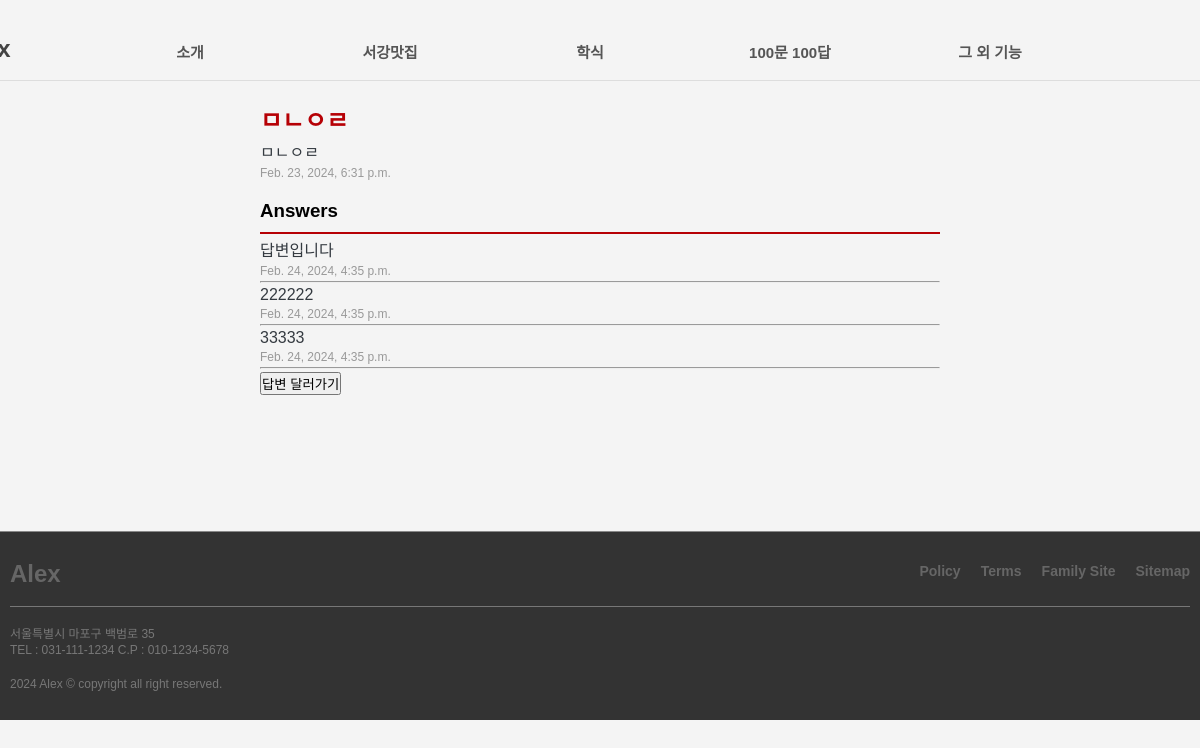
The app's page /QandA/20/ with its own data.
### QandA/models.py (models this page shows)
class Question(models.Model):
  title = models.CharField(max_length=255)
  content = models.TextField()
  created_at = models.DateTimeField(auto_now_add=True)

class Answer(models.Model):
  question = models.ForeignKey(Question, on_delete=models.CASCADE)
  content = models.TextField()
  created_at = models.DateTimeField(auto_now_add=True)

### QandA/views.py (the view)
# urls.py: path('<int:question_id>/', question_detail, name='question_detail'),
def question_detail(request, question_id):
  question = get_object_or_404(Question, pk=question_id)
  answers = Answer.objects.filter(question=question)
  return render(request, 'QandA/question_detail.html', {'question': question, 'answers': answers})

### QandA/templates/QandA/question_detail.html (shortened to what this page needs)
<!DOCTYPE html>
{% load static %}
<html lang="ko">
<head>
  <link rel="stylesheet" href="{% static 'css/question_detail.css' %}">
</head>
<body>
  <header>
    <div class="inner">
        <h1><a href="{% url 'home' %}">Alex</a></h1>
        <ul id="gnb">
          <li>
            <a href="#">소개</a>
          </li>
          <li>
            <a href="#">서강맛집</a>
          </li>
          <li><a href="#">학식</a></li>
          <li><a href="{% url 'hunQ' %}">100문 100답</a></li>
          <li>
            <a href="#">그 외 기능</a>
          </li>
        </ul>
    </div>
  </header>
  <div class="question_detail">
    <h2>{{ question.title }}</h2>
    <p>{{ question.content }}</p>
    <p class="time">{{ question.created_at }}</p>
    <h3>Answers</h3>
    {% for answer in answers %}
      <p>{{ answer.content }}</p>
      <p class="time">{{ answer.created_at }}</p>
      <hr>
    {% endfor %}
    <form id="answerForm" method="post" action="{% url 'answer_question' question.id %}">
      <button type="submit" class="btn btn-primary">답변 달러가기</button>
    </form>
  </div>
  <footer>
    <div class="inner">
        <div class="upper">
            <h1>Alex</h1>
            <ul>
                <li><a href="#">Policy</a></li>
                <li><a href="#">Terms</a></li>
                <li><a href="#">Family Site</a></li>
                <li><a href="#">Sitemap</a></li>
            </ul>
        </div>
        <div class="lower">
            <address>
                서울특별시 마포구 백범로 35<br>
                TEL : 031-111-1234 C.P : 010-1234-5678
            </address>
            <p>
                2024 Alex &copy; copyright all right reserved.
            </p>
        </div>
    </div>
  </footer>
</body>
</html>

### QandA/static/css/question_detail.css (style rules this page uses)
* { margin: 0px; padding: 0px; box-sizing: border-box; }
ul, ol { list-style: none; }
a { text-decoration: none; }
header { width: 100%; border-bottom: 1px solid #ddd; }
header .inner { width: 1180px; height: 80px; margin: 0px auto; position: relative; }
header .inner h1 { position: absolute; left: -50px; bottom: 15px; }
header .inner h1 a { font: bold 24px/1 "arial"; color: #444; }
header .inner #gnb { position: absolute; bottom: 0px; right: 100px; width: 1000px; margin: 30px auto; }
header .inner #gnb > li:nth-of-type(1) { float: left; position: absolute; width: 20%; right: 800px; top: -25px; text-align: center; line-height: 40px; z-index: 2; }
header .inner #gnb > li:nth-of-type(2) { float: left; position: absolute; width: 20%; right: 600px; top: -25px; text-align: center; line-height: 40px; z-index: 2; }
header .inner #gnb > li:nth-of-type(3) { float: left; position: absolute; width: 20%; right: 400px; top: -25px; text-align: center; line-height: 40px; }
header .inner #gnb > li:nth-of-type(4) { float: left; position: absolute; width: 20%; right: 200px; top: -25px; text-align: center; line-height: 40px; }
header .inner #gnb > li:nth-of-type(5) { float: left; position: absolute; width: 20%; right: 0px; top: -25px; text-align: center; line-height: 40px; }
header .inner #gnb li a { display: block; font: bold 15px/1 "arial"; color: #555; padding: 20px 40px; transition: all 0.5s; }
body { font-family: Arial, sans-serif; margin: 0; padding: 0; background-color: #f4f4f4; }
.question_detail { margin: auto; padding: 20px; width: 60%; min-height: 450px; }
.question_detail h2 { color: #B60005; }
.question_detail p { color: #343a40; margin-top: 3px; margin-bottom: 3px; }
.question_detail .time { color: #999; font-size: 12px; }
.question_detail h3 { margin-top: 20px; border-bottom: 2px solid #B60005; padding-bottom: 10px; }
#answerForm { margin-top: 3px; }
footer { width: 100%; background: #333; padding: 30px 0px; border-top: 1px solid #888; }
footer .inner { width: 1180px; margin: 0px auto; }
footer .inner .upper { width: 100%; border-bottom: 1px solid #777; padding-bottom: 20px; }
footer .inner .upper::after { content: ""; display: block; clear: both; }
footer .inner .upper h1 { float: left; font: bold 24px/1 "arial"; color: #666; }
footer .inner .upper ul { float: right; }
footer .inner .upper ul li { float: left; margin-left: 20px; }
footer .inner .upper ul li a { font: bold 14px/1 "arial"; color: #666; }
footer .inner .lower { width: 100%; padding-top: 20px; }
footer .inner .lower address { width: 100%; font: 12px/1.3 "arial"; color: #777; margin-bottom: 20px; }
footer .inner .lower p { width: 100%; font: 12px/1 "arial"; color: #777; }

### records on screen
Question: title "ㅁㄴㅇㄹ", content "ㅁㄴㅇㄹ", created_at "Feb. 23, 2024, 6:31 p.m."
Answer: content "답변입니다", created_at "Feb. 24, 2024, 4:35 p.m."
Answer: content "222222", created_at "Feb. 24, 2024, 4:35 p.m."
Answer: content "33333", created_at "Feb. 24, 2024, 4:35 p.m."
